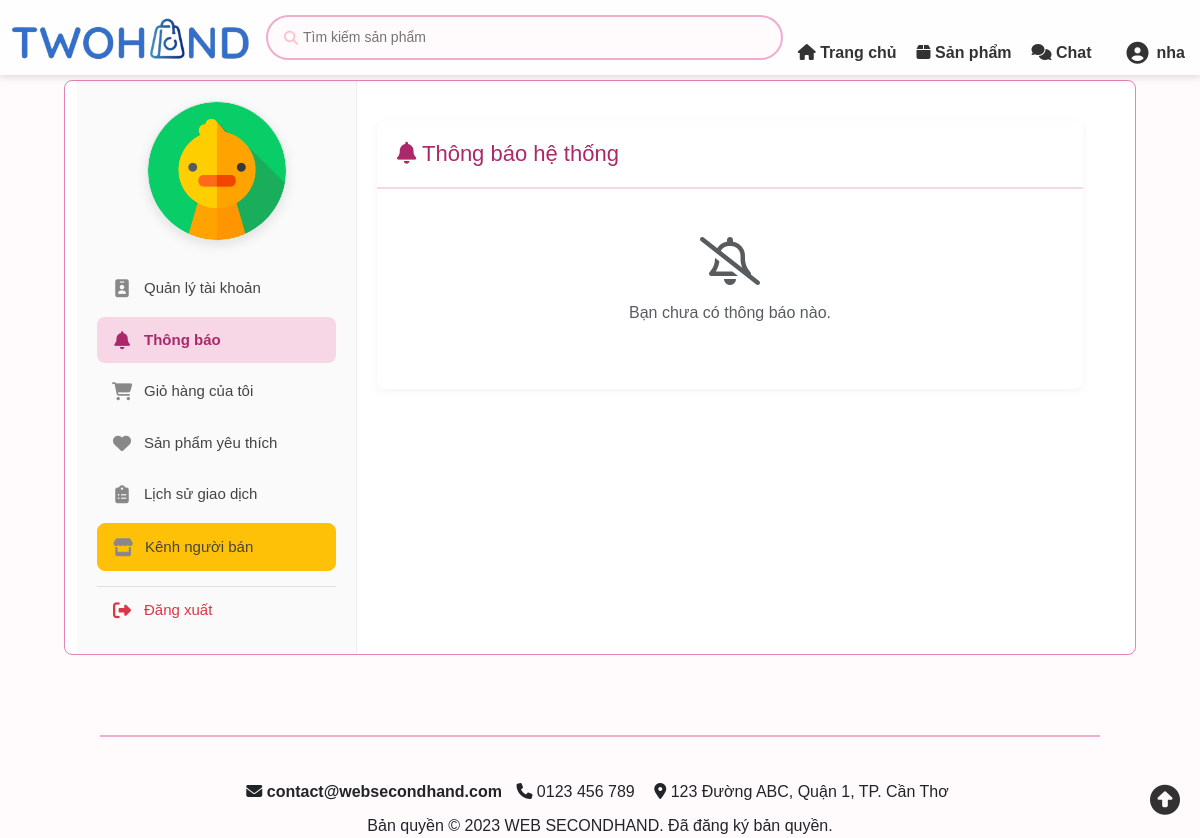
Before: /controllers/thongBaoController.php (signed in) with the older database file.
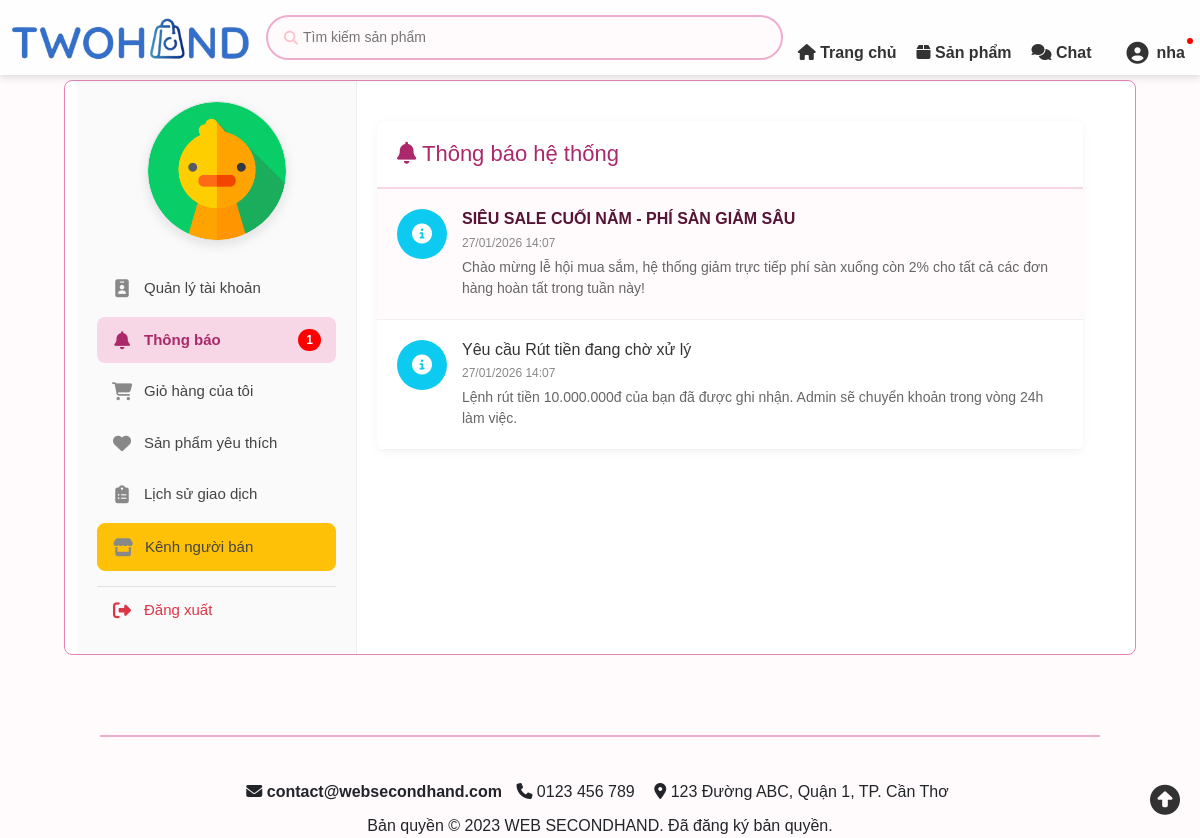
After: the same page with the newer database file.
### tables this page shows
CREATE TABLE ThongBaoNguoiDung (
    Id INT AUTO_INCREMENT PRIMARY KEY,
    MaTB INT,
    IdNhan INT(10),
    DaXem BOOLEAN DEFAULT 0,
    NgayXem DATETIME,
    FOREIGN KEY (MaTB) REFERENCES ThongBao(MaTB) ON DELETE CASCADE,
    FOREIGN KEY (IdNhan) REFERENCES TaiKhoan(IdTaiKhoan) ON DELETE CASCADE
);

CREATE TABLE ThongBao (
    MaTB INT AUTO_INCREMENT PRIMARY KEY,
    TieuDe VARCHAR(255) NOT NULL,
    NoiDung TEXT,
    LoaiTB ENUM('HeThong', 'DonHang', 'KhuyenMai', 'ViPham', 'BaoCao') DEFAULT 'HeThong',
    NguoiGui INT(10) DEFAULT NULL, 
    NgayTao DATETIME DEFAULT CURRENT_TIMESTAMP,
    FOREIGN KEY (NguoiGui) REFERENCES TaiKhoan(IdTaiKhoan) ON DELETE SET NULL  
);

### controllers/thongBaoController.php (called while the page is built, shortened)
<?php
require_once __DIR__ . '/../includes/ketnoi.php';
require_once __DIR__ . '/../models/thongBaoModel.php';
$idTaiKhoan = $_SESSION['IdTaiKhoan'];
$thongBaoModel = new ThongBaoModel($conn);
$dsThongBao = $thongBaoModel->getThongBaoCuaToi($idTaiKhoan);
include_once __DIR__ . '/../views/thongBao.php';

### models/thongBaoModel.php (called while the page is built, shortened)
<?php
class ThongBaoModel
{
    private $conn;
    public function __construct($conn)
    {
        $this->conn = $conn;
    }
    public function getThongBaoCuaToi($idTaiKhoan)
    {
        $sql = "SELECT tb.*, tbn.DaXem, tbn.Id
                FROM ThongBao tb
                JOIN ThongBaoNguoiDung tbn ON tb.MaTB = tbn.MaTB
                WHERE tbn.IdNhan = ?
                ORDER BY tb.NgayTao DESC";
        $stmt = $this->conn->prepare($sql);
        $stmt->bind_param("i", $idTaiKhoan);
        $stmt->execute();
        return $stmt->get_result()->fetch_all(MYSQLI_ASSOC);
    }
}

### views/thongBao.php (the view, shortened to what the rows shown need)
<!DOCTYPE html>
<html lang="vi">
<head>
    <link href="https://cdn.jsdelivr.net/npm/bootstrap@5.3.2/dist/css/bootstrap.min.css" rel="stylesheet">
    <link rel="stylesheet" href="https://cdnjs.cloudflare.com/ajax/libs/font-awesome/6.4.0/css/all.min.css">
    <link href="../assets/css/header.css" rel="stylesheet">
    <link href="../assets/css/color.css" rel="stylesheet">
    <link href="../assets/css/thongTinTaiKhoan.css" rel="stylesheet">
    <link href="../assets/css/thongBao.css" rel="stylesheet">
</head>
<body>
    <div class="giua-trang">
        <div class="container">
            <div class="content" style="flex: 1; padding-left: 20px; background: transparent; border: none;">
                <div class="thong-bao-container">
                    <div class="tb-header">
                        <h2><i class="fa-solid fa-bell"></i> Thông báo hệ thống</h2>
                    </div>
                    <div class="tb-list">
                        <?php if (empty($dsThongBao)): ?>
                            <div class="text-center py-5 text-muted">
                                <i class="fa-regular fa-bell-slash fa-3x mb-3"></i>
                                <p>Bạn chưa có thông báo nào.</p>
                            </div>
                        <?php else: ?>
                            <?php foreach ($dsThongBao as $tb):
                                $iconClass = 'fa-info-circle';
                                $bgClass = 'icon-hethong';
                                $isUnread = ($tb['DaXem'] == 0) ? 'unread' : '';
                            ?>
                                <div class="tb-item <?= $isUnread ?>"
                                    id="item-tb-<?= $tb['MaTB'] ?>"
                                    onclick="moThongBao(<?= $tb['MaTB'] ?>, '<?= htmlspecialchars($tb['TieuDe'], ENT_QUOTES) ?>')">
                                    <div class="tb-icon <?= $bgClass ?>">
                                        <i class="fa-solid <?= $iconClass ?>"></i>
                                    </div>
                                    <div class="tb-content">
                                        <h4 class="tb-title"><?= htmlspecialchars($tb['TieuDe']) ?></h4>
                                        <div class="tb-date"><?= date('d/m/Y H:i', strtotime($tb['NgayTao'])) ?></div>
                                        <div class="tb-snippet"><?= strip_tags($tb['NoiDung']) ?></div>
                                    </div>
                                </div>
                            <?php endforeach; ?>
                        <?php endif; ?>
                    </div>
                </div>
            </div>
        </div>
    </div>
    <?php include '../includes/footer.php'; ?>
</body>
</html>

Changed rows visible on the page:
added thongbaonguoidung: MaTB.TieuDe "SIÊU SALE CUỐI NĂM - PHÍ SÀN GIẢM SÂU", MaTB.NgayTao "27/01/2026 14:07", MaTB.NoiDung "Chào mừng lễ hội mua sắm, hệ thống giảm trực tiếp phí sàn xuống còn 2% cho tất cả các đơn hàng hoàn tất trong tuần này!"
added thongbaonguoidung: MaTB.TieuDe "Yêu cầu Rút tiền đang chờ xử lý", MaTB.NgayTao "27/01/2026 14:07", MaTB.NoiDung "Lệnh rút tiền 10.000.000đ của bạn đã được ghi nhận. Admin sẽ chuyển khoản trong vòng 24h làm việc."
Other visible differences:
$soThongBaoMoi_Sidebar: (not shown) → "1"
text no longer shown: "Bạn chưa có thông báo nào."
